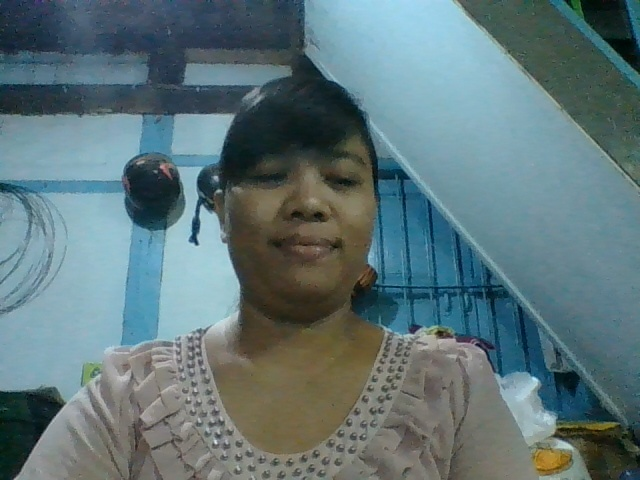
#> input picture training-data/a1/1.jpg, 640 x 480 px; its folder holds only this picture in this run
$ python recognizing-faces.py
#> lines starting #> are read from the running program, lines starting #| are printed output that depends on the picture
import cv2
import os
import numpy as np
from matplotlib import pyplot as plt

subjects = ["", "Moe Mon", "U Kyaw", "Yoe shin"]

# function to detect face using OpenCV
def detect_face(img):
    gray = cv2.cvtColor(img, cv2.COLOR_BGR2GRAY)

    face_cascade = cv2.CascadeClassifier(cv2.data.haarcascades + 'haarcascade_frontalface_default.xml')
    faces = face_cascade.detectMultiScale(gray, scaleFactor=1.2, minNeighbors=5)

    # if no faces are detected then return original img
    if len(faces) == 0:
        return None, None

    # under the assumption that there will be only one face,
    # extract the face area
    (x, y, w, h) = faces[0]

    # return only the face part of the image
    return gray[y:y + w, x:x + h], faces[0]

def prepare_training_data(data_folder_path):
    # ------STEP-1--------
    # get the directories (one directory for each subject) in data folder
#> called with data_folder_path = 'training-data'
    dirs = os.listdir(data_folder_path)

    # list to hold all subject faces
    faces = []
    # list to hold labels for all subjects
    labels = []

    # let's go through each directory and read images within it
    for dir_name in dirs:

        # our subject directories start with letter 's' so
        # ignore any non-relevant directories if any
        if not dir_name.startswith("a"):
            continue;

        label = int(dir_name.replace("a", ""))

        subject_dir_path = data_folder_path + "/" + dir_name

        # get the images names that are inside the given subject directory
        subject_images_names = os.listdir(subject_dir_path)

        for image_name in subject_images_names:

            # ignore system files like .DS_Store
            if image_name.startswith("."):
                continue;

            # build image path
            # sample image path = training-data/a1/1.jpg
            image_path = subject_dir_path + "/" + image_name

            # read image
            image = cv2.imread(image_path)
#> image is the input picture: shape (480, 640, 3); mean B, G, R 121, 117.2, 94.8

            # display an image window to show the image
            cv2.imshow("Training on image...", cv2.resize(image, (400, 500)))
            cv2.waitKey(100)

            # detect face
            face, rect = detect_face(image)
#> in detect_face, `faces = face_cascade.detectMultiScale(gray, scaleFactor=1.2, minNeighb..`: faces = [[216, 110, 177, 177]]
#> in detect_face, `(x, y, w, h) = faces[0]`: x = 216; y = 110; w = 177
#> rect = [216, 110, 177, 177]

            # ------STEP-4--------
            # for the purpose of this tutorial
            # we will ignore faces that are not detected
            if face is not None:
                # add face to list of faces
                faces.append(face)
                # add label for this face
                labels.append(label)
#> pass 2 of the loop in prepare_training_data, `for dir_name in dirs:`:
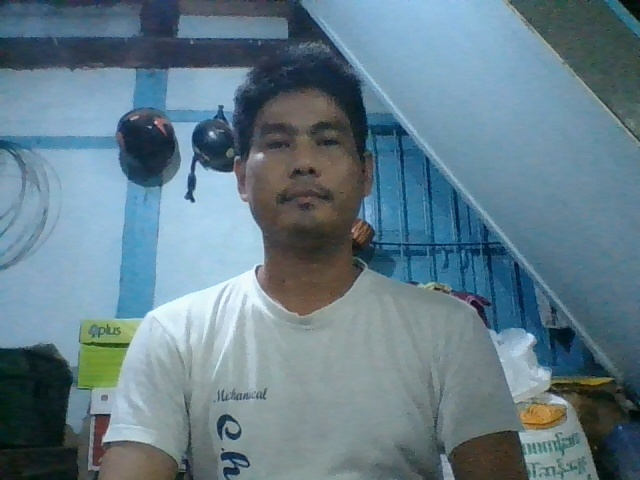
#> input picture training-data/a2/1.jpg, 640 x 480 px
#> in prepare_training_data, image is the input picture: shape (480, 640, 3); mean B, G, R 137.7, 124.9, 99.9
#> in detect_face (call 2), `gray = cv2.cvtColor(img, cv2.COLOR_BGR2GRAY)`:
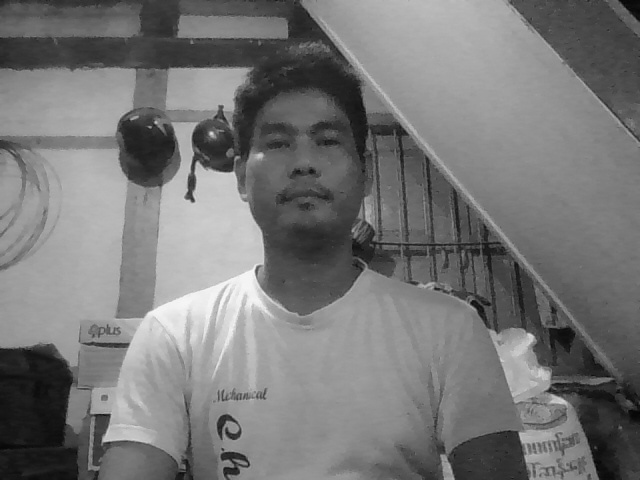
#> gray: shape (480, 640); min 5, max 250, mean 118.9
#> in detect_face (call 2), `faces = face_cascade.detectMultiScale(gray, scaleFactor=1.2, minNeighb..`: faces = [[234, 86, 139, 139]]
#> in detect_face (call 2), `(x, y, w, h) = faces[0]`: x = 234; y = 86; w = 139
#> in prepare_training_data, `face, rect = detect_face(image)`:
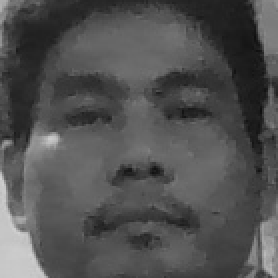
#> face: shape (139, 139) (shown 2 times larger); min 14, max 210, mean 81.4
#> in prepare_training_data, `face, rect = detect_face(image)`: rect = [234, 86, 139, 139]

    cv2.destroyAllWindows()
    cv2.waitKey(1)
    cv2.destroyAllWindows()

    return faces, labels


print("Preparing data...")
faces, labels = prepare_training_data("training-data")
#> faces = 2 items; labels = [1, 2]
print("Data prepared")

# print total faces and labels
print("Total faces: ", len(faces))
#| Total faces:  2
print("Total labels: ", len(labels))
#| Total labels:  2

# create our LBPH face recognizer
face_recognizer = cv2.face.LBPHFaceRecognizer_create()

# train our face recognizer of our training faces
face_recognizer.train(faces, np.array(labels))


# function to draw rectangle on image
# according to given (x, y) coordinates and
# given width and heigh

def draw_rectangle(img, rect):
    (x, y, w, h) = rect
    cv2.rectangle(img, (x, y), (x + w, y + h), (0, 255, 0), 5)

# function to draw text on give image starting from
# passed (x, y) coordinates.
def draw_text(img, text, x, y):
    cv2.putText(img, text, (x, y), cv2.FONT_HERSHEY_PLAIN, 5, (0, 255, 0), 3)


def predict(test_img):
    # this function recognizes the person in image passed
    # and draws a rectangle around detected face with name of the
    # subject

    # make a copy of the image as we don't want to change original image
    img = test_img.copy()
    # detect face from the image
    face, rect = detect_face(img)

    # predict the image using our face recognizer
    label = face_recognizer.predict(face)
    # get name of respective label returned by face recognizer
    label_text = subjects[label[0]]

    # draw a rectangle around face detected
    draw_rectangle(img, rect)
    # draw name of predicted person
    draw_text(img, label_text, rect[0], rect[1] - 5)

    return img

print("Predicting images...")

# load test images
test_img1 = cv2.imread("test-data/test1.jpg")
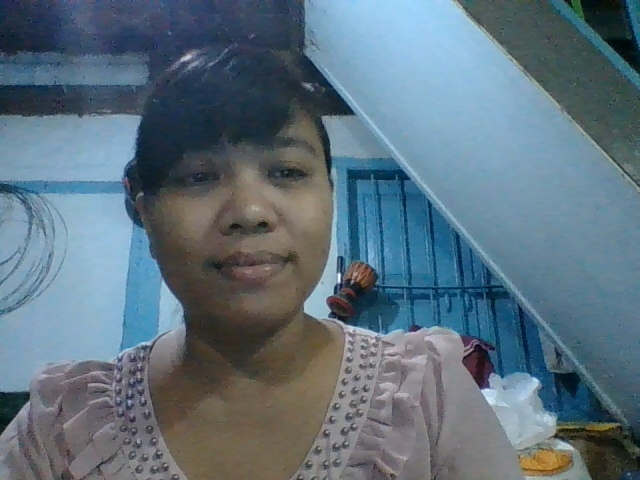
#> input picture test-data/test1.jpg, 640 x 480 px
#> test_img1 is the input picture: shape (480, 640, 3); mean B, G, R 125.4, 112.7, 93.5
test_img2 = cv2.imread("test-data/test2.jpg")
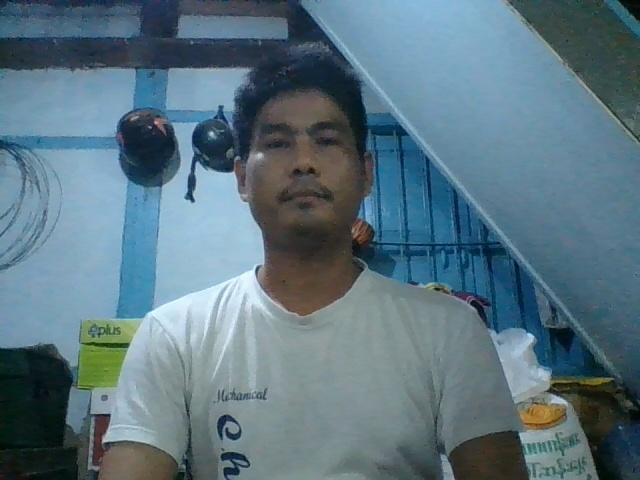
#> input picture test-data/test2.jpg, 640 x 480 px
#> test_img2 is the input picture: shape (480, 640, 3); mean B, G, R 128.7, 116.6, 91.4
test_img3 = cv2.imread("test-data/test3.jpg")
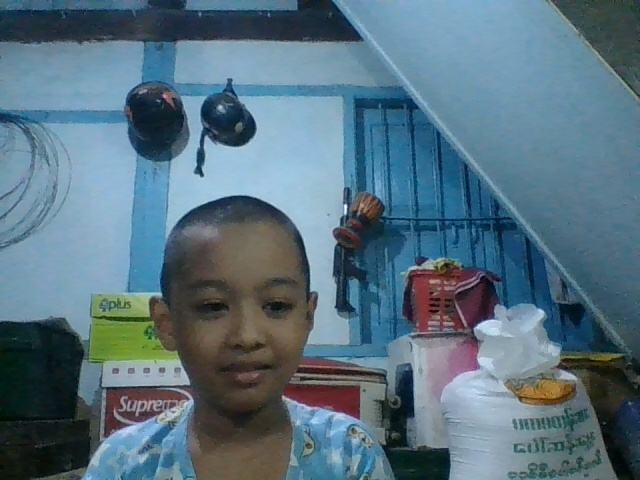
#> input picture test-data/test3.jpg, 640 x 480 px
#> test_img3 is the input picture: shape (480, 640, 3); mean B, G, R 127.5, 113.5, 87.5

# perform a prediction
predicted_img1 = predict(test_img1)
#> in predict, `face, rect = detect_face(img)`: rect = [131, 85, 234, 234]
#> in predict, `label = face_recognizer.predict(face)`: label = (1, 42.89)
#> in predict, `label_text = subjects[label[0]]`: label_text = 'Moe Mon'
#> in draw_rectangle, `(x, y, w, h) = rect`: x = 131; y = 85; w = 234
predicted_img2 = predict(test_img2)
#> in predict (call 2), `face, rect = detect_face(img)`:
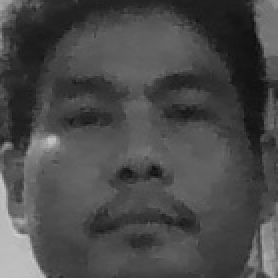
#> face: shape (139, 139) (shown 2 times larger); min 14, max 204, mean 74
#> in predict (call 2), `face, rect = detect_face(img)`: rect = [234, 85, 139, 139]
#> in predict (call 2), `label = face_recognizer.predict(face)`: label = (2, 46.78)
#> in predict (call 2), `label_text = subjects[label[0]]`: label_text = 'U Kyaw'
predicted_img3 = predict(test_img3)
#> in detect_face (call 5), `gray = cv2.cvtColor(img, cv2.COLOR_BGR2GRAY)`:
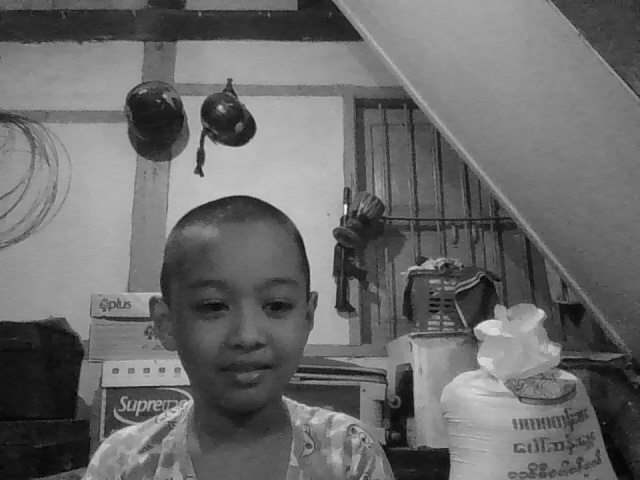
#> gray: shape (480, 640); min 2, max 249, mean 107.3
#> in detect_face (call 5), `faces = face_cascade.detectMultiScale(gray, scaleFactor=1.2, minNeighb..`: faces = [[164, 243, 167, 167]]
#> in detect_face (call 5), `(x, y, w, h) = faces[0]`: x = 164; y = 243; w = 167
#> in predict (call 3), `face, rect = detect_face(img)`:
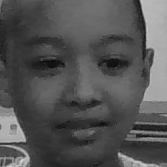
#> face: shape (167, 167); min 6, max 210, mean 83.7
#> in predict (call 3), `face, rect = detect_face(img)`: rect = [164, 243, 167, 167]
#> in predict (call 3), `label = face_recognizer.predict(face)`: label = (1, 64.67)
#> in predict (call 3), `label_text = subjects[label[0]]`: label_text = 'Moe Mon'
#> call 3 of draw_text, with text = 'Moe Mon', x = 164, y = 238
#> in draw_text (call 3), `cv2.putText(img, text, (x, y), cv2.FONT_HERSHEY_PLAIN, 5, (0, 255, 0),..`:
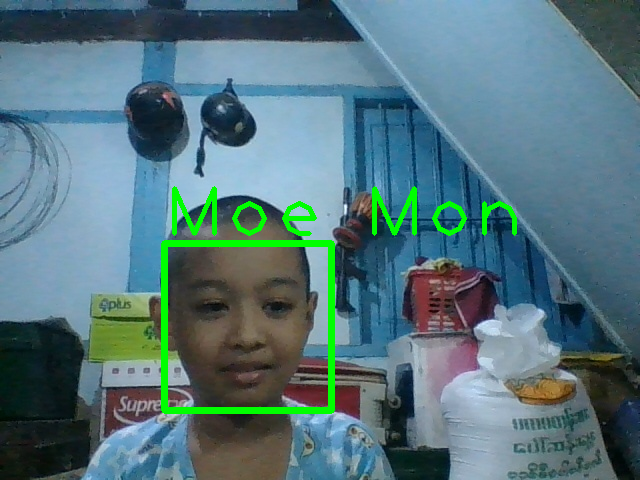
#> img: shape (480, 640, 3); mean B, G, R 124.3, 117.5, 85.1
print("Prediction complete")

# display both images
# cv2.imshow(subjects[1], predicted_img1)
# cv2.imshow(subjects[2], predicted_img2)

titles = [subjects[1], subjects[2], subjects[3]]
images = [predicted_img1, predicted_img2, predicted_img3]

for i in range(3):
    plt.subplot(2, 2, i+1), plt.imshow(images[i], 'gray')
    plt.title(titles[i])
    plt.xticks([]), plt.yticks([])

plt.show()
#> figure, not shown here; B, G, R data is drawn as R, G, B
cv2.waitKey(0)
cv2.destroyAllWindows()
